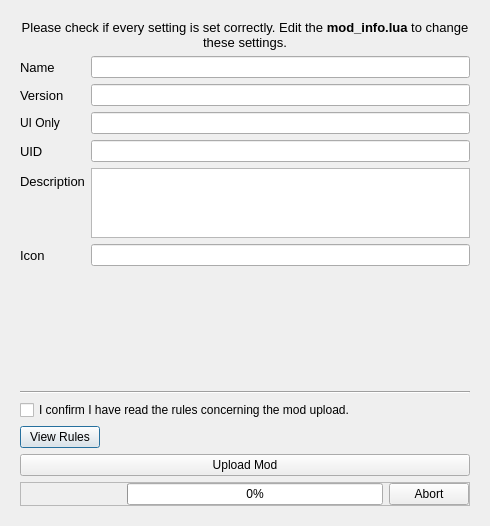
<?xml version="1.0" encoding="UTF-8"?>
<ui version="4.0">
 <class>ModUploadDialog</class>
 <widget class="QDialog" name="ModUploadDialog">
  <property name="geometry">
   <rect>
    <x>0</x>
    <y>0</y>
    <width>490</width>
    <height>526</height>
   </rect>
  </property>
  <property name="windowTitle">
   <string>Dialog</string>
  </property>
  <layout class="QVBoxLayout" name="verticalLayout">
   <item>
    <widget class="QWidget" name="widget" native="true">
     <layout class="QVBoxLayout" name="verticalLayout_2">
      <item>
       <widget class="QLabel" name="label_9">
        <property name="font">
         <font>
          <family>Segoe UI</family>
          <pointsize>10</pointsize>
         </font>
        </property>
        <property name="text">
         <string>Please check if every setting is set correctly. Edit the &lt;strong&gt;mod_info.lua&lt;/strong&gt; to change these settings.</string>
        </property>
        <property name="alignment">
         <set>Qt::AlignmentFlag::AlignCenter</set>
        </property>
        <property name="wordWrap">
         <bool>true</bool>
        </property>
       </widget>
      </item>
      <item>
       <layout class="QFormLayout" name="formLayout">
        <property name="fieldGrowthPolicy">
         <enum>QFormLayout::FieldGrowthPolicy::AllNonFixedFieldsGrow</enum>
        </property>
        <property name="bottomMargin">
         <number>0</number>
        </property>
        <item row="0" column="0">
         <widget class="QLabel" name="label">
          <property name="font">
           <font>
            <family>Segoe UI</family>
            <pointsize>10</pointsize>
           </font>
          </property>
          <property name="text">
           <string>Name</string>
          </property>
         </widget>
        </item>
        <item row="0" column="1">
         <widget class="QLineEdit" name="Name">
          <property name="readOnly">
           <bool>true</bool>
          </property>
         </widget>
        </item>
        <item row="1" column="0">
         <widget class="QLabel" name="label_2">
          <property name="font">
           <font>
            <family>Segoe UI</family>
            <pointsize>10</pointsize>
           </font>
          </property>
          <property name="text">
           <string>Version</string>
          </property>
         </widget>
        </item>
        <item row="1" column="1">
         <widget class="QLineEdit" name="Version">
          <property name="inputMethodHints">
           <set>Qt::InputMethodHint::ImhDigitsOnly</set>
          </property>
          <property name="maxLength">
           <number>5</number>
          </property>
          <property name="readOnly">
           <bool>true</bool>
          </property>
         </widget>
        </item>
        <item row="2" column="0">
         <widget class="QLabel" name="label_10">
          <property name="text">
           <string>UI Only</string>
          </property>
         </widget>
        </item>
        <item row="2" column="1">
         <widget class="QLineEdit" name="isUIOnly">
          <property name="readOnly">
           <bool>true</bool>
          </property>
         </widget>
        </item>
        <item row="4" column="0">
         <widget class="QLabel" name="label_3">
          <property name="font">
           <font>
            <family>Segoe UI</family>
            <pointsize>10</pointsize>
           </font>
          </property>
          <property name="text">
           <string>UID</string>
          </property>
         </widget>
        </item>
        <item row="4" column="1">
         <widget class="QLineEdit" name="UID">
          <property name="readOnly">
           <bool>true</bool>
          </property>
         </widget>
        </item>
        <item row="5" column="0">
         <widget class="QLabel" name="label_5">
          <property name="font">
           <font>
            <family>Segoe UI</family>
            <pointsize>10</pointsize>
           </font>
          </property>
          <property name="text">
           <string>Description</string>
          </property>
         </widget>
        </item>
        <item row="5" column="1">
         <widget class="QPlainTextEdit" name="Description">
          <property name="maximumSize">
           <size>
            <width>16777215</width>
            <height>80</height>
           </size>
          </property>
          <property name="readOnly">
           <bool>true</bool>
          </property>
         </widget>
        </item>
        <item row="6" column="0">
         <widget class="QLabel" name="label_6">
          <property name="font">
           <font>
            <family>Segoe UI</family>
            <pointsize>10</pointsize>
           </font>
          </property>
          <property name="text">
           <string>Icon</string>
          </property>
         </widget>
        </item>
        <item row="6" column="1">
         <layout class="QHBoxLayout" name="horizontalLayout">
          <item>
           <widget class="QLineEdit" name="IconURI">
            <property name="readOnly">
             <bool>true</bool>
            </property>
           </widget>
          </item>
         </layout>
        </item>
        <item row="7" column="0">
         <widget class="QLabel" name="label_7">
          <property name="text">
           <string/>
          </property>
         </widget>
        </item>
        <item row="7" column="1">
         <widget class="QLabel" name="Thumbnail">
          <property name="minimumSize">
           <size>
            <width>100</width>
            <height>100</height>
           </size>
          </property>
          <property name="maximumSize">
           <size>
            <width>100</width>
            <height>100</height>
           </size>
          </property>
          <property name="text">
           <string/>
          </property>
          <property name="alignment">
           <set>Qt::AlignmentFlag::AlignCenter</set>
          </property>
         </widget>
        </item>
        <item row="8" column="0">
         <widget class="QLabel" name="label_8">
          <property name="text">
           <string/>
          </property>
         </widget>
        </item>
       </layout>
      </item>
      <item>
       <widget class="Line" name="line">
        <property name="orientation">
         <enum>Qt::Orientation::Horizontal</enum>
        </property>
       </widget>
      </item>
      <item>
       <widget class="QCheckBox" name="checkRules">
        <property name="text">
         <string>I confirm I have read the rules concerning the mod upload.</string>
        </property>
       </widget>
      </item>
      <item>
       <layout class="QHBoxLayout" name="horizontalLayout_3">
        <item>
         <widget class="QPushButton" name="buttonRules">
          <property name="text">
           <string>View Rules</string>
          </property>
         </widget>
        </item>
        <item>
         <spacer name="horizontalSpacer">
          <property name="orientation">
           <enum>Qt::Orientation::Horizontal</enum>
          </property>
          <property name="sizeHint" stdset="0">
           <size>
            <width>40</width>
            <height>20</height>
           </size>
          </property>
         </spacer>
        </item>
       </layout>
      </item>
      <item>
       <widget class="QPushButton" name="UploadButton">
        <property name="text">
         <string>Upload Mod</string>
        </property>
       </widget>
      </item>
      <item>
       <widget class="QFrame" name="progressFrame">
        <property name="frameShape">
         <enum>QFrame::Shape::StyledPanel</enum>
        </property>
        <property name="frameShadow">
         <enum>QFrame::Shadow::Raised</enum>
        </property>
        <layout class="QHBoxLayout" name="horizontalLayout_2">
         <property name="leftMargin">
          <number>0</number>
         </property>
         <property name="topMargin">
          <number>0</number>
         </property>
         <property name="rightMargin">
          <number>0</number>
         </property>
         <property name="bottomMargin">
          <number>0</number>
         </property>
         <item>
          <widget class="QLabel" name="labelStatusBarInfo">
           <property name="minimumSize">
            <size>
             <width>100</width>
             <height>0</height>
            </size>
           </property>
           <property name="text">
            <string/>
           </property>
          </widget>
         </item>
         <item>
          <widget class="QProgressBar" name="progressBar">
           <property name="value">
            <number>0</number>
           </property>
           <property name="alignment">
            <set>Qt::AlignmentFlag::AlignCenter</set>
           </property>
          </widget>
         </item>
         <item>
          <widget class="QPushButton" name="buttonAbort">
           <property name="text">
            <string>Abort</string>
           </property>
          </widget>
         </item>
        </layout>
       </widget>
      </item>
     </layout>
    </widget>
   </item>
  </layout>
 </widget>
 <tabstops>
  <tabstop>Name</tabstop>
  <tabstop>Version</tabstop>
  <tabstop>isUIOnly</tabstop>
  <tabstop>UID</tabstop>
  <tabstop>Description</tabstop>
  <tabstop>IconURI</tabstop>
  <tabstop>checkRules</tabstop>
  <tabstop>buttonRules</tabstop>
  <tabstop>UploadButton</tabstop>
 </tabstops>
 <resources/>
 <connections/>
</ui>
